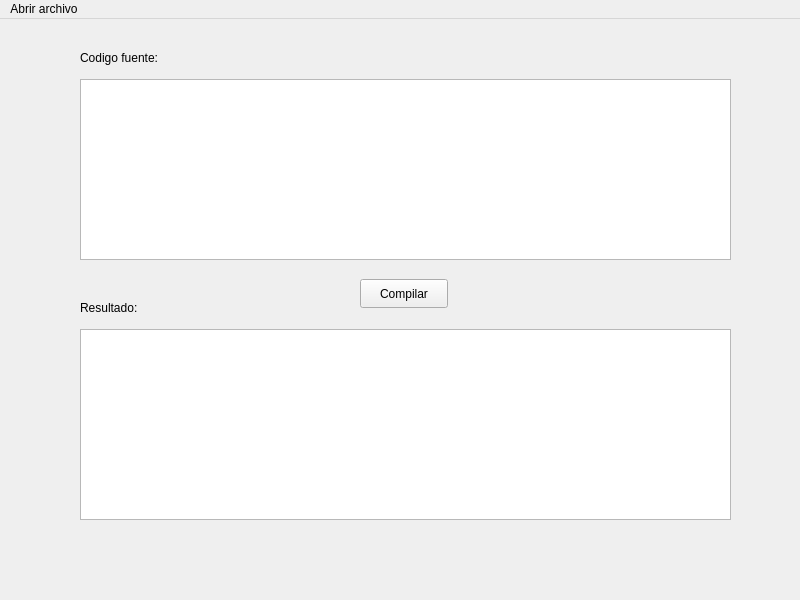
<?xml version="1.0" encoding="UTF-8"?>
<ui version="4.0">
 <class>MainWindow</class>
 <widget class="QMainWindow" name="MainWindow">
  <property name="geometry">
   <rect>
    <x>0</x>
    <y>0</y>
    <width>800</width>
    <height>600</height>
   </rect>
  </property>
  <property name="windowTitle">
   <string>Compilador</string>
  </property>
  <widget class="QWidget" name="centralwidget">
   <widget class="QTextEdit" name="sourceText">
    <property name="geometry">
     <rect>
      <x>80</x>
      <y>60</y>
      <width>651</width>
      <height>181</height>
     </rect>
    </property>
    <property name="whatsThis">
     <string extracomment="pruena"/>
    </property>
    <property name="autoFillBackground">
     <bool>false</bool>
    </property>
   </widget>
   <widget class="QPushButton" name="compilarButton">
    <property name="geometry">
     <rect>
      <x>360</x>
      <y>260</y>
      <width>88</width>
      <height>29</height>
     </rect>
    </property>
    <property name="text">
     <string>Compilar</string>
    </property>
   </widget>
   <widget class="QTextEdit" name="resultText">
    <property name="geometry">
     <rect>
      <x>80</x>
      <y>310</y>
      <width>651</width>
      <height>191</height>
     </rect>
    </property>
   </widget>
   <widget class="QLabel" name="label">
    <property name="geometry">
     <rect>
      <x>80</x>
      <y>30</y>
      <width>151</width>
      <height>17</height>
     </rect>
    </property>
    <property name="text">
     <string>Codigo fuente:</string>
    </property>
   </widget>
   <widget class="QLabel" name="label_2">
    <property name="geometry">
     <rect>
      <x>80</x>
      <y>280</y>
      <width>151</width>
      <height>17</height>
     </rect>
    </property>
    <property name="text">
     <string>Resultado:</string>
    </property>
   </widget>
  </widget>
  <widget class="QMenuBar" name="menubar">
   <property name="geometry">
    <rect>
     <x>0</x>
     <y>0</y>
     <width>800</width>
     <height>23</height>
    </rect>
   </property>
   <widget class="QMenu" name="abrirMenu">
    <property name="title">
     <string>Abrir archivo</string>
    </property>
   </widget>
   <addaction name="abrirMenu"/>
  </widget>
 </widget>
 <resources/>
 <connections/>
</ui>
